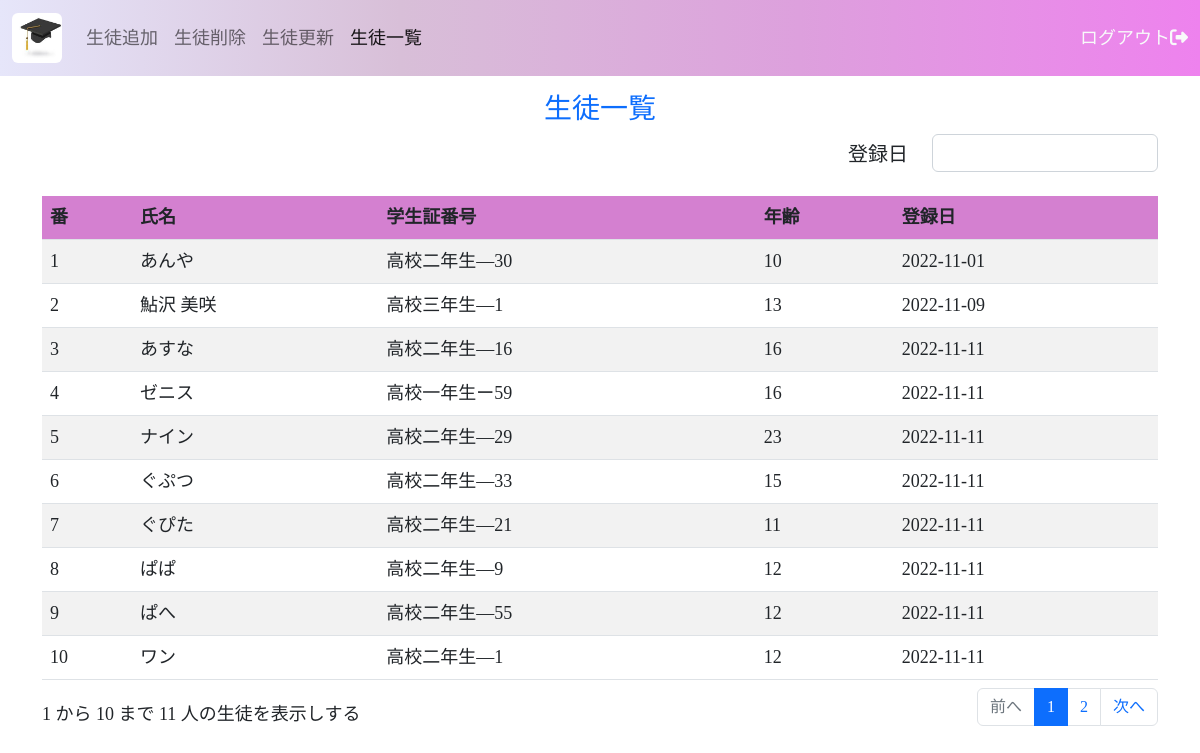
Page /template/view.php (signed in) on the committed database.
### tables this page shows
CREATE TABLE `student` (
  `id` int(30) NOT NULL,
  `name` varchar(100) NOT NULL,
  `rollno` varchar(20) NOT NULL,
  `age` int(20) NOT NULL,
  `reg_date` date NOT NULL
);

### controller/header.php (called while the page is built)
<?php
$active = $_SERVER['PHP_SELF'];
if (str_contains($active, 'addStudent.php')) {
    $add = 'active';
} elseif (str_contains($active, 'removeStudent.php')) {
    $remove = 'active';
} elseif (str_contains($active, 'updateStudentInfo.php')) {
    $update = 'active';
} elseif (str_contains($active, 'view.php')) {
    $view = 'active';
}

### config/db.php (called while the page is built, shortened)
<?php
function dbConnect()
{
    try {
        $db = new PDO('mysql:dbhost=localhost;dbname=student_registration_system', 'root', '', [
            PDO::ATTR_ERRMODE => PDO::ERRMODE_WARNING,
            PDO::ATTR_DEFAULT_FETCH_MODE => PDO::FETCH_OBJ,
        ]);
        return $db;
    } catch (PDOException $e) {
        return "cannot connect " . $e->getMessage();
    }
}
function readAll()
{
    $db = dbConnect();
    if (is_string($db)) {
        return "db connect fail";
    } else {
        $statement = $db->query("SELECT * FROM student");
        $result = $statement->fetchAll();
        return $result;
    }
}

### template/view.php (the view, shortened to what this page needs)
<!DOCTYPE html>
<html lang="en">
<head>
</head>
<body>
    <?php include_once 'header.php';
    include_once '../config/db.php';
    $allStud = readAll();
    if ($allStud != "db connect fail") {
    ?>
        <div class="container mt-3">
            <h3 class="text-center text-primary">生徒一覧</h3>
            <div class=" row d-flex  justify-content-end">
                <div class="col-auto">
                    <label for="regDate" class="mt-2 h5">登録日</label>
                </div>
                <div class="col-auto">
                    <input type="text" class="form-control" name="regDate" id="regDate" onchange="showList()">
                </div>
            </div>
            <div id="tableView" class="table-responsive mb-4">
                <table class="table table-striped " id="studentTable">
                    <thead class="violet">
                        <tr>
                            <th>番</th>
                            <th>氏名</th>
                            <th>学生証番号</th>
                            <th>年齢</th>
                            <th>登録日</th>
                        </tr>
                    </thead>
                    <tbody id="studentList">
                        <?php
                        $i = 1;
                        foreach ($allStud as $stu) {
                            echo "<tr>
                        <td>$i </td>
                        <td>$stu->name</td>
                        <td>$stu->rollno </td>
                        <td>$stu->age </td>
                        <td>$stu->reg_date </td>
                        </tr>";
                            $i++;
                        }
                        ?>
                    </tbody>
                </table>
            </div>
        </div><?php } else { ?>
        <h3 class="text-center text-danger mt-3">システムエラーです。<br>後でもう一度試してください</h3>
    <?php } ?>
</body>
</html>

### template/header.php (shortened to what this page needs)
<?php include_once '../controller/header.php' ?>
<nav class="navbar sticky-top navbar-expand-lg navbar-light gradient-violet" >
    <div class="container-fluid">
        <a class="navbar-brand" href="home.php"> <img src="../images/navlogo.jpg" class="rounded" style="width: 50px;height: 50px;"></a>
        <div class="collapse navbar-collapse" id="navbarNav">
            <ul class="navbar-nav me-auto mb-2 mb-lg-0">
                <li class="nav-item">
                    <a class="nav-link <?php echo $add; ?>" href="addStudent.php">
                        生徒追加
                    </a>
                </li>
                <li class="nav-item">
                    <a class="nav-link <?php echo $remove; ?>" href="removeStudent.php">生徒削除</a>
                </li>
                <li class="nav-item">
                    <a class="nav-link <?php echo $update; ?>" href="updateStudentInfo.php">生徒更新</a>
                </li>
                <li class="nav-item">
                    <a class="nav-link <?php echo $view; ?>" href="view.php">生徒一覧</a>
                </li>
            </ul>
            <a class="nav-link text-light" href="../controller/logout.php">ログアウト<i class="fa-solid fa-right-from-bracket"></i></a>
        </div>
    </div>
</nav>

### css/style.css (style rules this page uses)
body { font-family: "Yu Mincho"; font-size: 18px; }
table { font-size: 18px; }
.gradient-violet { background: #e935e0; background: linear-gradient(to right, #E6E6FA, #D8BFD8, #DDA0DD, #EE82EE); }
.violet { background: #d480d0; }

### rows in the picture
student: name "あんや", rollno "高校二年生―30", age "10", reg_date "2022-11-01"
student: name "鮎沢 美咲", rollno "高校三年生―1", age "13", reg_date "2022-11-09"
student: name "あすな", rollno "高校二年生―16", age "16", reg_date "2022-11-11"
student: name "ゼニス", rollno "高校一年生ー59", age "16", reg_date "2022-11-11"
student: name "ナイン", rollno "高校二年生―29", age "23", reg_date "2022-11-11"
student: name "ぐぷつ", rollno "高校二年生―33", age "15", reg_date "2022-11-11"
student: name "ぐぴた", rollno "高校二年生―21", age "11", reg_date "2022-11-11"
student: name "ぱぱ", rollno "高校二年生―9", age "12", reg_date "2022-11-11"
student: name "ぱへ", rollno "高校二年生―55", age "12", reg_date "2022-11-11"
student: name "ワン", rollno "高校二年生―1", age "12", reg_date "2022-11-11"
